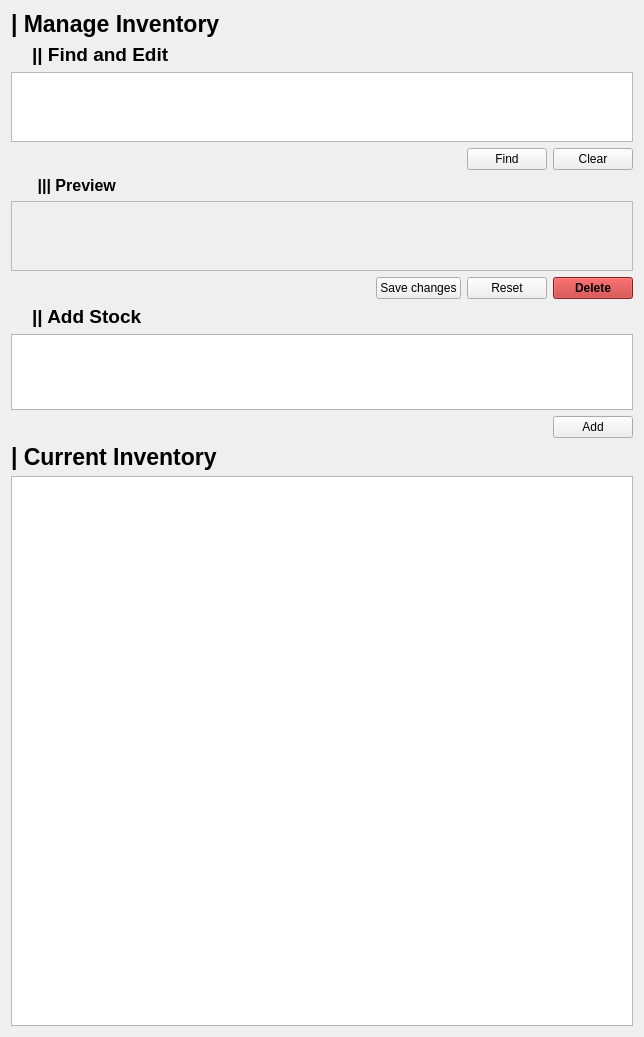
          <widget class="QWidget" name="scrollAreaWidgetContents_2">
           <property name="geometry">
            <rect>
             <x>0</x>
             <y>0</y>
             <width>644</width>
             <height>1036</height>
            </rect>
           </property>
           <layout class="QGridLayout" name="gridLayout_7">
            <item row="9" column="4">
             <widget class="QPushButton" name="Add_stock">
              <property name="sizePolicy">
               <sizepolicy hsizetype="Fixed" vsizetype="Fixed">
                <horstretch>0</horstretch>
                <verstretch>0</verstretch>
               </sizepolicy>
              </property>
              <property name="text">
               <string>Add</string>
              </property>
             </widget>
            </item>
            <item row="2" column="0" colspan="5">
             <widget class="QTableWidget" name="current_stock_find_entry">
              <property name="sizePolicy">
               <sizepolicy hsizetype="Expanding" vsizetype="Fixed">
                <horstretch>0</horstretch>
                <verstretch>0</verstretch>
               </sizepolicy>
              </property>
              <property name="sizeAdjustPolicy">
               <enum>QAbstractScrollArea::AdjustToContents</enum>
              </property>
              <attribute name="horizontalHeaderVisible">
               <bool>true</bool>
              </attribute>
              <attribute name="horizontalHeaderCascadingSectionResizes">
               <bool>true</bool>
              </attribute>
              <attribute name="horizontalHeaderShowSortIndicator" stdset="0">
               <bool>false</bool>
              </attribute>
              <attribute name="horizontalHeaderStretchLastSection">
               <bool>true</bool>
              </attribute>
              <attribute name="verticalHeaderVisible">
               <bool>false</bool>
              </attribute>
              <row>
               <property name="text">
                <string/>
               </property>
              </row>
             </widget>
            </item>
            <item row="6" column="3">
             <widget class="QPushButton" name="reset_find_preview">
              <property name="sizePolicy">
               <sizepolicy hsizetype="Fixed" vsizetype="Fixed">
                <horstretch>0</horstretch>
                <verstretch>0</verstretch>
               </sizepolicy>
              </property>
              <property name="text">
               <string>Reset</string>
              </property>
             </widget>
            </item>
            <item row="10" column="0" colspan="2">
             <widget class="QLabel" name="label_12">
              <property name="font">
               <font>
                <pointsize>17</pointsize>
                <weight>75</weight>
                <bold>true</bold>
               </font>
              </property>
              <property name="text">
               <string>| Current Inventory</string>
              </property>
             </widget>
            </item>
            <item row="6" column="4">
             <widget class="QPushButton" name="delete_entry">
              <property name="sizePolicy">
               <sizepolicy hsizetype="Fixed" vsizetype="Fixed">
                <horstretch>0</horstretch>
                <verstretch>0</verstretch>
               </sizepolicy>
              </property>
              <property name="palette">
               <palette>
                <active>
                 <colorrole role="WindowText">
                  <brush brushstyle="SolidPattern">
                   <color alpha="255">
                    <red>0</red>
                    <green>0</green>
                    <blue>0</blue>
                   </color>
                  </brush>
                 </colorrole>
                 <colorrole role="Button">
                  <brush brushstyle="SolidPattern">
                   <color alpha="255">
                    <red>193</red>
                    <green>44</green>
                    <blue>44</blue>
                   </color>
                  </brush>
                 </colorrole>
                 <colorrole role="Light">
                  <brush brushstyle="SolidPattern">
                   <color alpha="255">
                    <red>255</red>
                    <green>93</green>
                    <blue>93</blue>
                   </color>
                  </brush>
                 </colorrole>
                 <colorrole role="Midlight">
                  <brush brushstyle="SolidPattern">
                   <color alpha="255">
                    <red>224</red>
                    <green>68</green>
                    <blue>68</blue>
                   </color>
                  </brush>
                 </colorrole>
                 <colorrole role="Dark">
                  <brush brushstyle="SolidPattern">
                   <color alpha="255">
                    <red>96</red>
                    <green>22</green>
                    <blue>22</blue>
                   </color>
                  </brush>
                 </colorrole>
                 <colorrole role="Mid">
                  <brush brushstyle="SolidPattern">
                   <color alpha="255">
                    <red>129</red>
                    <green>29</green>
                    <blue>29</blue>
                   </color>
                  </brush>
                 </colorrole>
                 <colorrole role="Text">
                  <brush brushstyle="SolidPattern">
                   <color alpha="255">
                    <red>0</red>
                    <green>0</green>
                    <blue>0</blue>
                   </color>
                  </brush>
                 </colorrole>
                 <colorrole role="BrightText">
                  <brush brushstyle="SolidPattern">
                   <color alpha="255">
                    <red>255</red>
                    <green>255</green>
                    <blue>255</blue>
                   </color>
                  </brush>
                 </colorrole>
                 <colorrole role="ButtonText">
                  <brush brushstyle="SolidPattern">
                   <color alpha="255">
                    <red>0</red>
                    <green>0</green>
                    <blue>0</blue>
                   </color>
                  </brush>
                 </colorrole>
                 <colorrole role="Base">
                  <brush brushstyle="SolidPattern">
                   <color alpha="255">
                    <red>255</red>
                    <green>255</green>
                    <blue>255</blue>
                   </color>
                  </brush>
                 </colorrole>
                 <colorrole role="Window">
                  <brush brushstyle="SolidPattern">
                   <color alpha="255">
                    <red>193</red>
                    <green>44</green>
                    <blue>44</blue>
                   </color>
                  </brush>
                 </colorrole>
                 <colorrole role="Shadow">
                  <brush brushstyle="SolidPattern">
                   <color alpha="255">
                    <red>0</red>
                    <green>0</green>
                    <blue>0</blue>
                   </color>
                  </brush>
                 </colorrole>
                 <colorrole role="AlternateBase">
                  <brush brushstyle="SolidPattern">
                   <color alpha="255">
                    <red>224</red>
                    <green>149</green>
                    <blue>149</blue>
                   </color>
                  </brush>
                 </colorrole>
                 <colorrole role="ToolTipBase">
                  <brush brushstyle="SolidPattern">
                   <color alpha="255">
                    <red>255</red>
                    <green>255</green>
                    <blue>220</blue>
                   </color>
                  </brush>
                 </colorrole>
                 <colorrole role="ToolTipText">
                  <brush brushstyle="SolidPattern">
                   <color alpha="255">
                    <red>0</red>
                    <green>0</green>
                    <blue>0</blue>
                   </color>
                  </brush>
                 </colorrole>
                 <colorrole role="PlaceholderText">
                  <brush brushstyle="SolidPattern">
                   <color alpha="128">
                    <red>0</red>
                    <green>0</green>
                    <blue>0</blue>
                   </color>
                  </brush>
                 </colorrole>
                </active>
                <inactive>
                 <colorrole role="WindowText">
                  <brush brushstyle="SolidPattern">
                   <color alpha="255">
                    <red>0</red>
                    <green>0</green>
                    <blue>0</blue>
                   </color>
                  </brush>
                 </colorrole>
                 <colorrole role="Button">
                  <brush brushstyle="SolidPattern">
                   <color alpha="255">
                    <red>193</red>
                    <green>44</green>
                    <blue>44</blue>
                   </color>
                  </brush>
                 </colorrole>
                 <colorrole role="Light">
                  <brush brushstyle="SolidPattern">
                   <color alpha="255">
                    <red>255</red>
                    <green>93</green>
                    <blue>93</blue>
                   </color>
                  </brush>
                 </colorrole>
                 <colorrole role="Midlight">
                  <brush brushstyle="SolidPattern">
                   <color alpha="255">
                    <red>224</red>
                    <green>68</green>
                    <blue>68</blue>
                   </color>
                  </brush>
                 </colorrole>
                 <colorrole role="Dark">
                  <brush brushstyle="SolidPattern">
                   <color alpha="255">
                    <red>96</red>
                    <green>22</green>
                    <blue>22</blue>
                   </color>
                  </brush>
                 </colorrole>
                 <colorrole role="Mid">
                  <brush brushstyle="SolidPattern">
                   <color alpha="255">
                    <red>129</red>
                    <green>29</green>
                    <blue>29</blue>
                   </color>
                  </brush>
                 </colorrole>
                 <colorrole role="Text">
                  <brush brushstyle="SolidPattern">
                   <color alpha="255">
                    <red>0</red>
                    <green>0</green>
                    <blue>0</blue>
                   </color>
                  </brush>
                 </colorrole>
                 <colorrole role="BrightText">
                  <brush brushstyle="SolidPattern">
                   <color alpha="255">
                    <red>255</red>
                    <green>255</green>
                    <blue>255</blue>
                   </color>
                  </brush>
                 </colorrole>
                 <colorrole role="ButtonText">
                  <brush brushstyle="SolidPattern">
                   <color alpha="255">
                    <red>0</red>
                    <green>0</green>
                    <blue>0</blue>
                   </color>
                  </brush>
                 </colorrole>
                 <colorrole role="Base">
                  <brush brushstyle="SolidPattern">
                   <color alpha="255">
                    <red>255</red>
                    <green>255</green>
                    <blue>255</blue>
                   </color>
                  </brush>
                 </colorrole>
                 <colorrole role="Window">
                  <brush brushstyle="SolidPattern">
                   <color alpha="255">
                    <red>193</red>
                    <green>44</green>
                    <blue>44</blue>
                   </color>
                  </brush>
                 </colorrole>
                 <colorrole role="Shadow">
                  <brush brushstyle="SolidPattern">
                   <color alpha="255">
                    <red>0</red>
                    <green>0</green>
                    <blue>0</blue>
                   </color>
                  </brush>
                 </colorrole>
                 <colorrole role="AlternateBase">
                  <brush brushstyle="SolidPattern">
                   <color alpha="255">
                    <red>224</red>
                    <green>149</green>
                    <blue>149</blue>
                   </color>
                  </brush>
                 </colorrole>
                 <colorrole role="ToolTipBase">
                  <brush brushstyle="SolidPattern">
                   <color alpha="255">
                    <red>255</red>
                    <green>255</green>
                    <blue>220</blue>
                   </color>
                  </brush>
                 </colorrole>
                 <colorrole role="ToolTipText">
                  <brush brushstyle="SolidPattern">
                   <color alpha="255">
                    <red>0</red>
                    <green>0</green>
                    <blue>0</blue>
                   </color>
                  </brush>
                 </colorrole>
                 <colorrole role="PlaceholderText">
                  <brush brushstyle="SolidPattern">
                   <color alpha="128">
                    <red>0</red>
                    <green>0</green>
                    <blue>0</blue>
                   </color>
                  </brush>
                 </colorrole>
                </inactive>
                <disabled>
                 <colorrole role="WindowText">
                  <brush brushstyle="SolidPattern">
                   <color alpha="255">
                    <red>96</red>
                    <green>22</green>
                    <blue>22</blue>
                   </color>
                  </brush>
                 </colorrole>
                 <colorrole role="Button">
                  <brush brushstyle="SolidPattern">
                   <color alpha="255">
                    <red>193</red>
                    <green>44</green>
                    <blue>44</blue>
                   </color>
                  </brush>
                 </colorrole>
                 <colorrole role="Light">
                  <brush brushstyle="SolidPattern">
                   <color alpha="255">
                    <red>255</red>
                    <green>93</green>
                    <blue>93</blue>
                   </color>
                  </brush>
                 </colorrole>
                 <colorrole role="Midlight">
                  <brush brushstyle="SolidPattern">
                   <color alpha="255">
                    <red>224</red>
                    <green>68</green>
                    <blue>68</blue>
                   </color>
                  </brush>
                 </colorrole>
                 <colorrole role="Dark">
                  <brush brushstyle="SolidPattern">
                   <color alpha="255">
                    <red>96</red>
                    <green>22</green>
                    <blue>22</blue>
                   </color>
                  </brush>
                 </colorrole>
                 <colorrole role="Mid">
                  <brush brushstyle="SolidPattern">
                   <color alpha="255">
                    <red>129</red>
                    <green>29</green>
                    <blue>29</blue>
                   </color>
                  </brush>
                 </colorrole>
                 <colorrole role="Text">
                  <brush brushstyle="SolidPattern">
                   <color alpha="255">
                    <red>96</red>
                    <green>22</green>
                    <blue>22</blue>
                   </color>
                  </brush>
                 </colorrole>
                 <colorrole role="BrightText">
                  <brush brushstyle="SolidPattern">
                   <color alpha="255">
                    <red>255</red>
                    <green>255</green>
                    <blue>255</blue>
                   </color>
                  </brush>
                 </colorrole>
                 <colorrole role="ButtonText">
                  <brush brushstyle="SolidPattern">
                   <color alpha="255">
                    <red>96</red>
                    <green>22</green>
                    <blue>22</blue>
                   </color>
                  </brush>
                 </colorrole>
                 <colorrole role="Base">
                  <brush brushstyle="SolidPattern">
                   <color alpha="255">
                    <red>193</red>
                    <green>44</green>
                    <blue>44</blue>
                   </color>
                  </brush>
                 </colorrole>
                 <colorrole role="Window">
                  <brush brushstyle="SolidPattern">
                   <color alpha="255">
                    <red>193</red>
                    <green>44</green>
                    <blue>44</blue>
                   </color>
                  </brush>
                 </colorrole>
                 <colorrole role="Shadow">
                  <brush brushstyle="SolidPattern">
                   <color alpha="255">
                    <red>0</red>
                    <green>0</green>
                    <blue>0</blue>
                   </color>
                  </brush>
                 </colorrole>
                 <colorrole role="AlternateBase">
                  <brush brushstyle="SolidPattern">
                   <color alpha="255">
                    <red>193</red>
                    <green>44</green>
                    <blue>44</blue>
                   </color>
                  </brush>
                 </colorrole>
                 <colorrole role="ToolTipBase">
                  <brush brushstyle="SolidPattern">
                   <color alpha="255">
                    <red>255</red>
                    <green>255</green>
                    <blue>220</blue>
                   </color>
                  </brush>
                 </colorrole>
                 <colorrole role="ToolTipText">
                  <brush brushstyle="SolidPattern">
                   <color alpha="255">
                    <red>0</red>
                    <green>0</green>
                    <blue>0</blue>
                   </color>
                  </brush>
                 </colorrole>
                 <colorrole role="PlaceholderText">
                  <brush brushstyle="SolidPattern">
                   <color alpha="128">
                    <red>0</red>
                    <green>0</green>
                    <blue>0</blue>
                   </color>
                  </brush>
                 </colorrole>
                </disabled>
               </palette>
              </property>
              <property name="font">
               <font>
                <weight>75</weight>
                <bold>true</bold>
               </font>
              </property>
              <property name="text">
               <string>Delete</string>
              </property>
             </widget>
            </item>
            <item row="11" column="0" colspan="5">
             <widget class="QTableWidget" name="current_stock">
              <property name="enabled">
               <bool>true</bool>
              </property>
              <property name="sizePolicy">
               <sizepolicy hsizetype="Expanding" vsizetype="Expanding">
                <horstretch>0</horstretch>
                <verstretch>0</verstretch>
               </sizepolicy>
              </property>
              <property name="minimumSize">
               <size>
                <width>0</width>
                <height>550</height>
               </size>
              </property>
              <property name="maximumSize">
               <size>
                <width>16777215</width>
                <height>550</height>
               </size>
              </property>
              <property name="sizeAdjustPolicy">
               <enum>QAbstractScrollArea::AdjustToContents</enum>
              </property>
              <property name="editTriggers">
               <set>QAbstractItemView::NoEditTriggers</set>
              </property>
              <property name="sortingEnabled">
               <bool>true</bool>
              </property>
             </widget>
            </item>
            <item row="3" column="4">
             <widget class="QPushButton" name="clear_button">
              <property name="sizePolicy">
               <sizepolicy hsizetype="Fixed" vsizetype="Fixed">
                <horstretch>0</horstretch>
                <verstretch>0</verstretch>
               </sizepolicy>
              </property>
              <property name="text">
               <string>Clear</string>
              </property>
             </widget>
            </item>
            <item row="3" column="3">
             <widget class="QPushButton" name="find_button">
              <property name="sizePolicy">
               <sizepolicy hsizetype="Fixed" vsizetype="Fixed">
                <horstretch>0</horstretch>
                <verstretch>0</verstretch>
               </sizepolicy>
              </property>
              <property name="text">
               <string>Find</string>
              </property>
             </widget>
            </item>
            <item row="1" column="0" colspan="2">
             <widget class="QLabel" name="label_6">
              <property name="sizePolicy">
               <sizepolicy hsizetype="Fixed" vsizetype="Fixed">
                <horstretch>0</horstretch>
                <verstretch>0</verstretch>
               </sizepolicy>
              </property>
              <property name="font">
               <font>
                <pointsize>14</pointsize>
                <weight>75</weight>
                <bold>true</bold>
               </font>
              </property>
              <property name="text">
               <string>    || Find and Edit</string>
              </property>
             </widget>
            </item>
            <item row="4" column="0">
             <widget class="QLabel" name="label_7">
              <property name="sizePolicy">
               <sizepolicy hsizetype="Fixed" vsizetype="Fixed">
                <horstretch>0</horstretch>
                <verstretch>0</verstretch>
               </sizepolicy>
              </property>
              <property name="font">
               <font>
                <pointsize>12</pointsize>
                <weight>75</weight>
                <bold>true</bold>
               </font>
              </property>
              <property name="text">
               <string>      ||| Preview</string>
              </property>
             </widget>
            </item>
            <item row="8" column="0" colspan="5">
             <widget class="QTableWidget" name="current_entry_add_stock">
              <property name="sizePolicy">
               <sizepolicy hsizetype="Expanding" vsizetype="Fixed">
                <horstretch>0</horstretch>
                <verstretch>0</verstretch>
               </sizepolicy>
              </property>
              <property name="sizeAdjustPolicy">
               <enum>QAbstractScrollArea::AdjustToContents</enum>
              </property>
              <attribute name="verticalHeaderVisible">
               <bool>false</bool>
              </attribute>
              <row>
               <property name="text">
                <string/>
               </property>
              </row>
              <row>
               <property name="text">
                <string/>
               </property>
              </row>
             </widget>
            </item>
            <item row="7" column="0" colspan="2">
             <widget class="QLabel" name="label_3">
              <property name="sizePolicy">
               <sizepolicy hsizetype="Fixed" vsizetype="Fixed">
                <horstretch>0</horstretch>
                <verstretch>0</verstretch>
               </sizepolicy>
              </property>
              <property name="font">
               <font>
                <pointsize>14</pointsize>
                <weight>75</weight>
                <bold>true</bold>
                <underline>false</underline>
               </font>
              </property>
              <property name="text">
               <string>    || Add Stock</string>
              </property>
             </widget>
            </item>
            <item row="0" column="0" colspan="2">
             <widget class="QLabel" name="label_2">
              <property name="sizePolicy">
               <sizepolicy hsizetype="Fixed" vsizetype="Fixed">
                <horstretch>0</horstretch>
                <verstretch>0</verstretch>
               </sizepolicy>
              </property>
              <property name="font">
               <font>
                <pointsize>17</pointsize>
                <weight>75</weight>
                <bold>true</bold>
                <underline>false</underline>
               </font>
              </property>
              <property name="text">
               <string>| Manage Inventory</string>
              </property>
             </widget>
            </item>
            <item row="5" column="0" colspan="5">
             <widget class="QTableWidget" name="find_stock_preview">
              <property name="enabled">
               <bool>false</bool>
              </property>
              <property name="sizePolicy">
               <sizepolicy hsizetype="Expanding" vsizetype="Fixed">
                <horstretch>0</horstretch>
                <verstretch>0</verstretch>
               </sizepolicy>
              </property>
              <property name="maximumSize">
               <size>
                <width>16777215</width>
                <height>300</height>
               </size>
              </property>
              <property name="sizeAdjustPolicy">
               <enum>QAbstractScrollArea::AdjustToContents</enum>
              </property>
              <property name="editTriggers">
               <set>QAbstractItemView::AnyKeyPressed|QAbstractItemView::DoubleClicked|QAbstractItemView::EditKeyPressed</set>
              </property>
              <property name="sortingEnabled">
               <bool>true</bool>
              </property>
             </widget>
            </item>
            <item row="6" column="2">
             <widget class="QPushButton" name="confirm_edit">
              <property name="sizePolicy">
               <sizepolicy hsizetype="Fixed" vsizetype="Fixed">
                <horstretch>0</horstretch>
                <verstretch>0</verstretch>
               </sizepolicy>
              </property>
              <property name="text">
               <string>Save changes</string>
              </property>
             </widget>
            </item>
           </layout>
          </widget>
